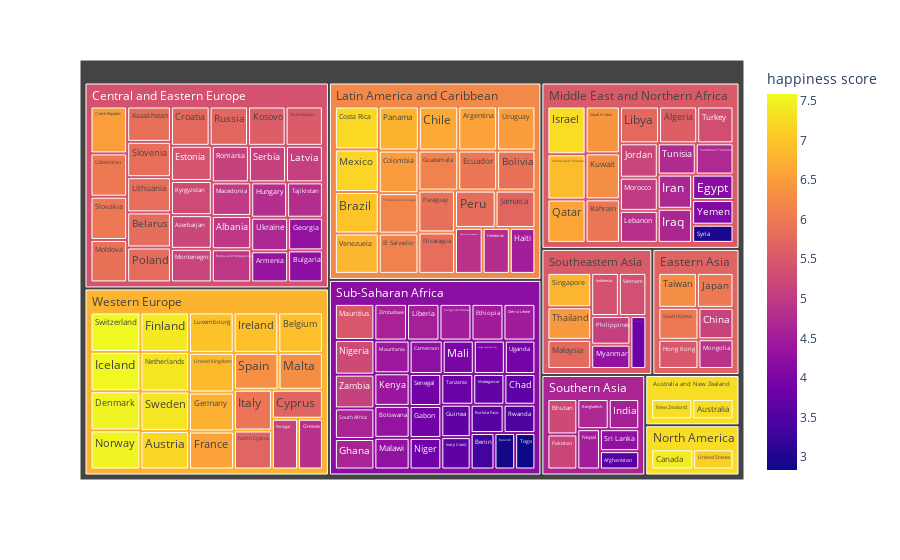

The notebook cell this image was saved under:
### Code cell
tree(df1_new)

### Figure 1 — Plotly figure (JSON) as saved in the notebook; plotly's stock layout.template omitted (floating-point values rounded to 4 significant figures; data arrays with more than 128 entries replaced by an {"elided": "..."} marker saying what was removed)
{"data": [{"branchvalues": "total", "customdata": {"elided": "156x1 float values"}, "domain": {"x": [0, 1], "y": [0, 1]}, "hovertemplate": "labels=%{label}<br>happiness score_sum=%{value}<br>parent=%{parent}<br>id=%{id}<br>happiness score=%{color}<extra></extra>", "ids": {"elided": "156 str values"}, "labels": {"elided": "156 str values"}, "marker": {"coloraxis": "coloraxis", "colors": {"elided": "156 float values"}}, "name": "", "parents": {"elided": "156 str values"}, "type": "treemap", "values": {"elided": "156 float values"}}], "layout": {"coloraxis": {"colorbar": {"title": {"text": "happiness score"}}, "colorscale": [[0, "#0d0887"], [0.1111, "#46039f"], [0.2222, "#7201a8"], [0.3333, "#9c179e"], [0.4444, "#bd3786"], [0.5556, "#d8576b"], [0.6667, "#ed7953"], [0.7778, "#fb9f3a"], [0.8889, "#fdca26"], [1, "#f0f921"]]}, "legend": {"tracegroupgap": 0}, "margin": {"t": 60}}}
